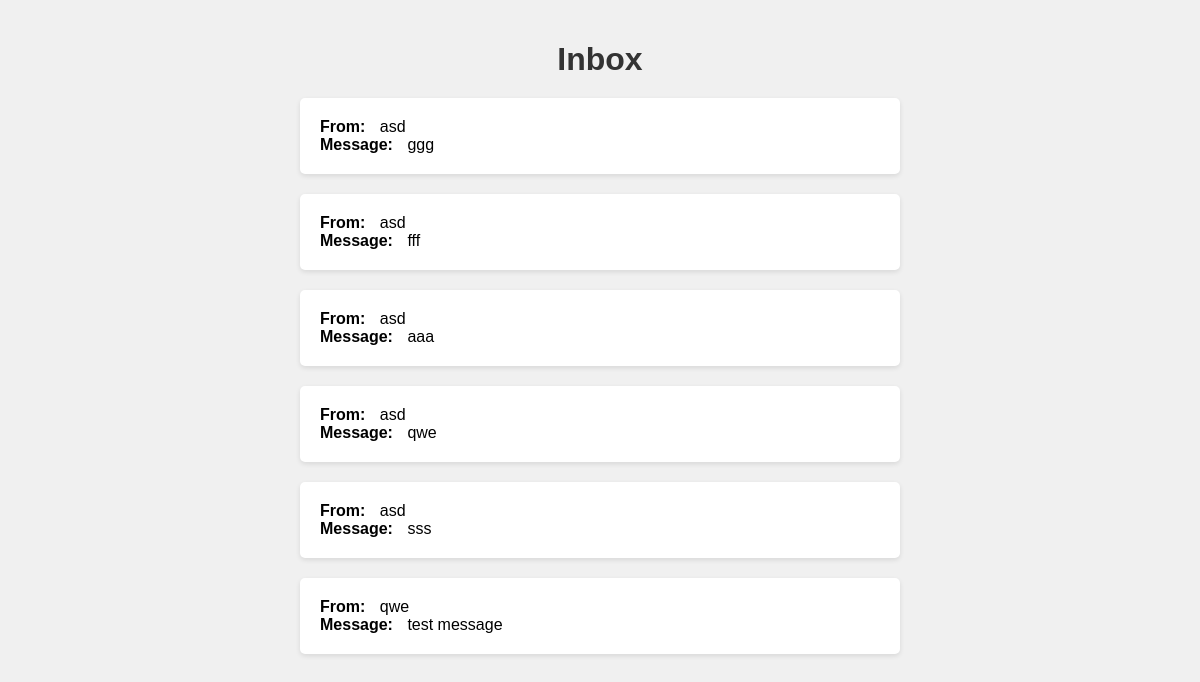
The page /inbox (signed in) on the database its author committed.
### index.py (models this page shows)
class Message(db.Model):
    id = db.Column(db.Integer, primary_key=True)
    content = db.Column(db.Text, nullable=False)
    sender_id = db.Column(db.Integer, db.ForeignKey('user.id'), nullable=False)
    recipient_id = db.Column(db.Integer, db.ForeignKey('user.id'), nullable=False)
    sender = db.relationship('User', foreign_keys=[sender_id], backref=db.backref('sent_messages', lazy=True))
    recipient = db.relationship('User', foreign_keys=[recipient_id], backref=db.backref('received_messages', lazy=True))

class User(UserMixin, db.Model):
    id = db.Column(db.Integer, primary_key=True)
    username = db.Column(db.String(50), unique=True, nullable=False)
    password_hash = db.Column(db.String(128), nullable=False)
    posts = db.relationship('Post', backref='author', lazy=True)
    likes = db.relationship('Like', backref='user', lazy=True)
    friends = db.relationship('User', secondary=friendships,
                              primaryjoin=(friendships.c.user_id == id),
                              secondaryjoin=(friendships.c.friend_id == id),
                              backref=db.backref('friends_of', lazy='dynamic'),
                              lazy='dynamic')

### index.py (the view)
@app.route('/inbox')
@login_required
def inbox():
    messages = Message.query.filter_by(recipient=current_user).all()
    return render_template('inbox.html', messages=messages)

### index.py (called while the page is built)
@login_manager.user_loader
def load_user(user_id):
    return User.query.get(int(user_id))

### templates/inbox.html (shortened to what this page needs)
<!DOCTYPE html>
<html>
  <head>
    <link
      rel="stylesheet"
      href="{{ url_for('static', filename='css/inbox.css') }}"
    />
  </head>
  <body>
    <h1>Inbox</h1>
    <ul>
      {% for message in messages %}
      <li>
        <strong>From:</strong> {{ message.sender.username }}<br />
        <strong>Message:</strong> {{ message.content }}
      </li>
      {% endfor %}
    </ul>
  </body>
</html>

### static/css/inbox.css (style rules this page uses)
body { font-family: Arial, sans-serif; margin: 0; padding: 20px; background-color: #f0f0f0; }
h1 { text-align: center; color: #333; margin-bottom: 20px; }
ul { list-style-type: none; padding: 0; margin: 0 auto; width: 600px; }
li { background-color: #fff; padding: 20px; border-radius: 5px; box-shadow: 0 2px 5px rgba(0, 0, 0, 0.1); margin-bottom: 20px; }
strong { font-weight: bold; margin-right: 10px; }

### rows shown on the page
Message: sender.username "asd", content "ggg"
Message: sender.username "asd", content "fff"
Message: sender.username "asd", content "ааа"
Message: sender.username "asd", content "qwe"
Message: sender.username "asd", content "sss"
Message: sender.username "qwe", content "test message"
